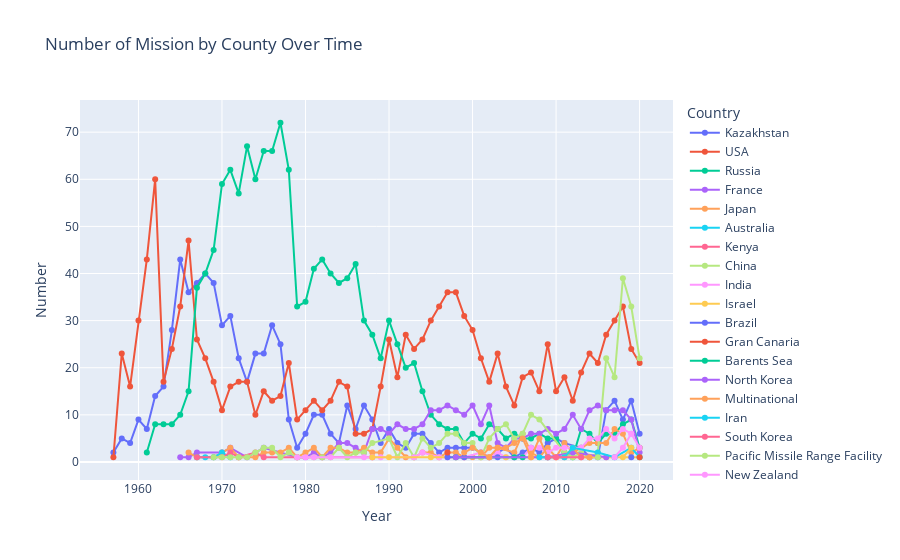

This figure's notebook cell:
### Markdown cell above
Number of Mission by County Over Time

### Code cell
missions_over_time = missions_cost_by_year.groupby(['Year', 'Country'], as_index=False).sum()


l_plot = px.line(missions_over_time, x="Year", y="Number", color='Country', markers=True,
                 title='Number of Mission by County Over Time')
l_plot.update_traces(textposition="bottom right")
l_plot.show()

### Figure 1 — Plotly figure (JSON) as saved in the notebook; plotly's stock layout.template omitted (floating-point values rounded to 4 significant figures)
{"data": [{"hovertemplate": "Country=Kazakhstan<br>Year=%{x}<br>Number=%{y}<extra></extra>", "legendgroup": "Kazakhstan", "line": {"color": "#636efa", "dash": "solid"}, "marker": {"symbol": "circle"}, "mode": "lines+markers", "name": "Kazakhstan", "orientation": "v", "showlegend": true, "textposition": "bottom right", "type": "scatter", "x": [1957, 1958, 1959, 1960, 1961, 1962, 1963, 1964, 1965, 1966, 1967, 1968, 1969, 1970, 1971, 1972, 1973, 1974, 1975, 1976, 1977, 1978, 1979, 1980, 1981, 1982, 1983, 1984, 1985, 1986, 1987, 1988, 1989, 1990, 1991, 1992, 1993, 1994, 1995, 1996, 1997, 1998, 1999, 2000, 2001, 2002, 2003, 2004, 2005, 2006, 2007, 2008, 2009, 2010, 2011, 2013, 2014, 2015, 2016, 2017, 2018, 2019, 2020], "xaxis": "x", "y": [2, 5, 4, 9, 7, 14, 16, 28, 43, 36, 38, 40, 38, 29, 31, 22, 17, 23, 23, 29, 25, 9, 3, 6, 10, 10, 6, 4, 12, 7, 12, 9, 4, 7, 4, 3, 6, 6, 4, 2, 3, 3, 3, 3, 2, 1, 2, 3, 1, 2, 3, 2, 4, 5, 4, 3, 1, 1, 11, 13, 9, 13, 6], "yaxis": "y"}, {"hovertemplate": "Country=USA<br>Year=%{x}<br>Number=%{y}<extra></extra>", "legendgroup": "USA", "line": {"color": "#EF553B", "dash": "solid"}, "marker": {"symbol": "circle"}, "mode": "lines+markers", "name": "USA", "orientation": "v", "showlegend": true, "textposition": "bottom right", "type": "scatter", "x": [1957, 1958, 1959, 1960, 1961, 1962, 1963, 1964, 1965, 1966, 1967, 1968, 1969, 1970, 1971, 1972, 1973, 1974, 1975, 1976, 1977, 1978, 1979, 1980, 1981, 1982, 1983, 1984, 1985, 1986, 1987, 1988, 1989, 1990, 1991, 1992, 1993, 1994, 1995, 1996, 1997, 1998, 1999, 2000, 2001, 2002, 2003, 2004, 2005, 2006, 2007, 2008, 2009, 2010, 2011, 2012, 2013, 2014, 2015, 2016, 2017, 2018, 2019, 2020], "xaxis": "x", "y": [1, 23, 16, 30, 43, 60, 17, 24, 33, 47, 26, 22, 17, 11, 16, 17, 17, 10, 15, 13, 14, 21, 9, 11, 13, 11, 13, 17, 16, 6, 6, 7, 16, 26, 18, 27, 24, 26, 30, 33, 36, 36, 31, 28, 22, 17, 23, 16, 12, 18, 19, 15, 25, 15, 18, 13, 19, 23, 21, 27, 30, 33, 24, 21], "yaxis": "y"}, {"hovertemplate": "Country=Russia<br>Year=%{x}<br>Number=%{y}<extra></extra>", "legendgroup": "Russia", "line": {"color": "#00cc96", "dash": "solid"}, "marker": {"symbol": "circle"}, "mode": "lines+markers", "name": "Russia", "orientation": "v", "showlegend": true, "textposition": "bottom right", "type": "scatter", "x": [1961, 1962, 1963, 1964, 1965, 1966, 1967, 1968, 1969, 1970, 1971, 1972, 1973, 1974, 1975, 1976, 1977, 1978, 1979, 1980, 1981, 1982, 1983, 1984, 1985, 1986, 1987, 1988, 1989, 1990, 1991, 1992, 1993, 1994, 1995, 1996, 1997, 1998, 1999, 2000, 2001, 2002, 2003, 2004, 2005, 2006, 2007, 2008, 2009, 2010, 2011, 2012, 2013, 2014, 2015, 2016, 2017, 2018, 2019, 2020], "xaxis": "x", "y": [2, 8, 8, 8, 10, 15, 37, 40, 45, 59, 62, 57, 67, 60, 66, 66, 72, 62, 33, 34, 41, 43, 40, 38, 39, 42, 30, 27, 22, 30, 25, 20, 21, 15, 10, 8, 7, 7, 4, 6, 5, 8, 7, 5, 6, 5, 5, 6, 5, 5, 2, 1, 7, 6, 4, 6, 6, 8, 9, 3], "yaxis": "y"}, {"hovertemplate": "Country=France<br>Year=%{x}<br>Number=%{y}<extra></extra>", "legendgroup": "France", "line": {"color": "#ab63fa", "dash": "solid"}, "marker": {"symbol": "circle"}, "mode": "lines+markers", "name": "France", "orientation": "v", "showlegend": true, "textposition": "bottom right", "type": "scatter", "x": [1965, 1966, 1967, 1970, 1971, 1973, 1975, 1979, 1980, 1981, 1982, 1983, 1984, 1985, 1986, 1987, 1988, 1989, 1990, 1991, 1992, 1993, 1994, 1995, 1996, 1997, 1998, 1999, 2000, 2001, 2002, 2003, 2004, 2005, 2006, 2007, 2008, 2009, 2010, 2011, 2012, 2013, 2014, 2015, 2016, 2017, 2018, 2019, 2020], "xaxis": "x", "y": [1, 1, 2, 2, 3, 1, 3, 1, 1, 2, 1, 2, 4, 4, 3, 2, 7, 7, 6, 8, 7, 7, 8, 11, 11, 12, 11, 10, 12, 8, 12, 4, 3, 5, 5, 6, 6, 7, 6, 7, 10, 7, 11, 12, 11, 11, 11, 9, 2], "yaxis": "y"}, {"hovertemplate": "Country=Japan<br>Year=%{x}<br>Number=%{y}<extra></extra>", "legendgroup": "Japan", "line": {"color": "#FFA15A", "dash": "solid"}, "marker": {"symbol": "circle"}, "mode": "lines+markers", "name": "Japan", "orientation": "v", "showlegend": true, "textposition": "bottom right", "type": "scatter", "x": [1966, 1967, 1969, 1970, 1971, 1972, 1974, 1975, 1976, 1977, 1978, 1979, 1980, 1981, 1982, 1983, 1984, 1985, 1986, 1987, 1988, 1989, 1990, 1991, 1992, 1993, 1994, 1995, 1996, 1997, 1998, 1999, 2000, 2001, 2002, 2003, 2005, 2006, 2007, 2008, 2009, 2010, 2011, 2012, 2013, 2014, 2015, 2016, 2017, 2018, 2019, 2020], "xaxis": "x", "y": [2, 1, 1, 2, 3, 1, 1, 2, 2, 2, 3, 1, 2, 3, 1, 3, 3, 2, 2, 3, 2, 2, 5, 3, 1, 1, 2, 2, 1, 2, 2, 1, 1, 1, 3, 3, 2, 6, 2, 1, 3, 1, 4, 2, 3, 4, 4, 4, 7, 6, 2, 3], "yaxis": "y"}, {"hovertemplate": "Country=Australia<br>Year=%{x}<br>Number=%{y}<extra></extra>", "legendgroup": "Australia", "line": {"color": "#19d3f3", "dash": "solid"}, "marker": {"symbol": "circle"}, "mode": "lines+markers", "name": "Australia", "orientation": "v", "showlegend": true, "textposition": "bottom right", "type": "scatter", "x": [1967, 1968, 1969, 1970, 1971], "xaxis": "x", "y": [1, 1, 1, 2, 1], "yaxis": "y"}, {"hovertemplate": "Country=Kenya<br>Year=%{x}<br>Number=%{y}<extra></extra>", "legendgroup": "Kenya", "line": {"color": "#FF6692", "dash": "solid"}, "marker": {"symbol": "circle"}, "mode": "lines+markers", "name": "Kenya", "orientation": "v", "showlegend": true, "textposition": "bottom right", "type": "scatter", "x": [1967, 1970, 1971, 1972, 1974, 1975, 1988], "xaxis": "x", "y": [1, 1, 2, 1, 2, 1, 1], "yaxis": "y"}, {"hovertemplate": "Country=China<br>Year=%{x}<br>Number=%{y}<extra></extra>", "legendgroup": "China", "line": {"color": "#B6E880", "dash": "solid"}, "marker": {"symbol": "circle"}, "mode": "lines+markers", "name": "China", "orientation": "v", "showlegend": true, "textposition": "bottom right", "type": "scatter", "x": [1969, 1970, 1971, 1972, 1973, 1974, 1975, 1976, 1977, 1978, 1979, 1981, 1982, 1983, 1984, 1985, 1986, 1987, 1988, 1990, 1991, 1992, 1993, 1994, 1995, 1996, 1997, 1998, 1999, 2000, 2001, 2002, 2003, 2004, 2005, 2006, 2007, 2008, 2011, 2012, 2013, 2014, 2015, 2016, 2017, 2018, 2019, 2020], "xaxis": "x", "y": [1, 1, 1, 1, 1, 2, 3, 3, 1, 2, 1, 1, 1, 1, 3, 1, 2, 2, 4, 5, 1, 4, 1, 5, 3, 4, 6, 6, 4, 4, 1, 5, 7, 8, 5, 6, 10, 9, 2, 1, 2, 1, 2, 22, 18, 39, 33, 22], "yaxis": "y"}, {"hovertemplate": "Country=India<br>Year=%{x}<br>Number=%{y}<extra></extra>", "legendgroup": "India", "line": {"color": "#FF97FF", "dash": "solid"}, "marker": {"symbol": "circle"}, "mode": "lines+markers", "name": "India", "orientation": "v", "showlegend": true, "textposition": "bottom right", "type": "scatter", "x": [1979, 1980, 1981, 1983, 1987, 1988, 1989, 1993, 1994, 1996, 1997, 1999, 2001, 2002, 2003, 2004, 2005, 2006, 2007, 2008, 2009, 2010, 2011, 2012, 2013, 2014, 2015, 2016, 2017, 2018, 2019], "xaxis": "x", "y": [1, 1, 1, 1, 1, 1, 1, 1, 2, 1, 1, 1, 2, 1, 2, 1, 1, 1, 3, 3, 2, 3, 3, 3, 3, 5, 5, 7, 5, 7, 6], "yaxis": "y"}, {"hovertemplate": "Country=Israel<br>Year=%{x}<br>Number=%{y}<extra></extra>", "legendgroup": "Israel", "line": {"color": "#FECB52", "dash": "solid"}, "marker": {"symbol": "circle"}, "mode": "lines+markers", "name": "Israel", "orientation": "v", "showlegend": true, "textposition": "bottom right", "type": "scatter", "x": [1988, 1990, 1995, 1998, 2002, 2004, 2007, 2010, 2014, 2016, 2020], "xaxis": "x", "y": [1, 1, 1, 1, 1, 1, 1, 1, 1, 1, 1], "yaxis": "y"}, {"hovertemplate": "Country=Brazil<br>Year=%{x}<br>Number=%{y}<extra></extra>", "legendgroup": "Brazil", "line": {"color": "#636efa", "dash": "solid"}, "marker": {"symbol": "circle"}, "mode": "lines+markers", "name": "Brazil", "orientation": "v", "showlegend": true, "textposition": "bottom right", "type": "scatter", "x": [1997, 1999, 2003], "xaxis": "x", "y": [1, 1, 1], "yaxis": "y"}, {"hovertemplate": "Country=Gran Canaria<br>Year=%{x}<br>Number=%{y}<extra></extra>", "legendgroup": "Gran Canaria", "line": {"color": "#EF553B", "dash": "solid"}, "marker": {"symbol": "circle"}, "mode": "lines+markers", "name": "Gran Canaria", "orientation": "v", "showlegend": true, "textposition": "bottom right", "type": "scatter", "x": [1997], "xaxis": "x", "y": [2], "yaxis": "y"}, {"hovertemplate": "Country=Barents Sea<br>Year=%{x}<br>Number=%{y}<extra></extra>", "legendgroup": "Barents Sea", "line": {"color": "#00cc96", "dash": "solid"}, "marker": {"symbol": "circle"}, "mode": "lines+markers", "name": "Barents Sea", "orientation": "v", "showlegend": true, "textposition": "bottom right", "type": "scatter", "x": [1998, 2005, 2006], "xaxis": "x", "y": [1, 1, 1], "yaxis": "y"}, {"hovertemplate": "Country=North Korea<br>Year=%{x}<br>Number=%{y}<extra></extra>", "legendgroup": "North Korea", "line": {"color": "#ab63fa", "dash": "solid"}, "marker": {"symbol": "circle"}, "mode": "lines+markers", "name": "North Korea", "orientation": "v", "showlegend": true, "textposition": "bottom right", "type": "scatter", "x": [1998, 2009, 2012, 2016], "xaxis": "x", "y": [1, 1, 2, 1], "yaxis": "y"}, {"hovertemplate": "Country=Multinational<br>Year=%{x}<br>Number=%{y}<extra></extra>", "legendgroup": "Multinational", "line": {"color": "#FFA15A", "dash": "solid"}, "marker": {"symbol": "circle"}, "mode": "lines+markers", "name": "Multinational", "orientation": "v", "showlegend": true, "textposition": "bottom right", "type": "scatter", "x": [1999, 2000, 2001, 2002, 2003, 2004, 2005, 2006, 2007, 2008, 2009, 2011, 2012, 2013, 2014], "xaxis": "x", "y": [2, 3, 2, 1, 3, 3, 4, 5, 1, 5, 1, 1, 3, 1, 1], "yaxis": "y"}, {"hovertemplate": "Country=Iran<br>Year=%{x}<br>Number=%{y}<extra></extra>", "legendgroup": "Iran", "line": {"color": "#19d3f3", "dash": "solid"}, "marker": {"symbol": "circle"}, "mode": "lines+markers", "name": "Iran", "orientation": "v", "showlegend": true, "textposition": "bottom right", "type": "scatter", "x": [2008, 2009, 2011, 2012, 2015, 2017, 2019, 2020], "xaxis": "x", "y": [1, 1, 1, 3, 2, 1, 3, 1], "yaxis": "y"}, {"hovertemplate": "Country=South Korea<br>Year=%{x}<br>Number=%{y}<extra></extra>", "legendgroup": "South Korea", "line": {"color": "#FF6692", "dash": "solid"}, "marker": {"symbol": "circle"}, "mode": "lines+markers", "name": "South Korea", "orientation": "v", "showlegend": true, "textposition": "bottom right", "type": "scatter", "x": [2009, 2010, 2013], "xaxis": "x", "y": [1, 1, 1], "yaxis": "y"}, {"hovertemplate": "Country=Pacific Missile Range Facility<br>Year=%{x}<br>Number=%{y}<extra></extra>", "legendgroup": "Pacific Missile Range Facility", "line": {"color": "#B6E880", "dash": "solid"}, "marker": {"symbol": "circle"}, "mode": "lines+markers", "name": "Pacific Missile Range Facility", "orientation": "v", "showlegend": true, "textposition": "bottom right", "type": "scatter", "x": [2015], "xaxis": "x", "y": [1], "yaxis": "y"}, {"hovertemplate": "Country=New Zealand<br>Year=%{x}<br>Number=%{y}<extra></extra>", "legendgroup": "New Zealand", "line": {"color": "#FF97FF", "dash": "solid"}, "marker": {"symbol": "circle"}, "mode": "lines+markers", "name": "New Zealand", "orientation": "v", "showlegend": true, "textposition": "bottom right", "type": "scatter", "x": [2017, 2018, 2019, 2020], "xaxis": "x", "y": [1, 3, 6, 3], "yaxis": "y"}, {"hovertemplate": "Country=New Mexico<br>Year=%{x}<br>Number=%{y}<extra></extra>", "legendgroup": "New Mexico", "line": {"color": "#FECB52", "dash": "solid"}, "marker": {"symbol": "circle"}, "mode": "lines+markers", "name": "New Mexico", "orientation": "v", "showlegend": true, "textposition": "bottom right", "type": "scatter", "x": [2018, 2019], "xaxis": "x", "y": [1, 3], "yaxis": "y"}, {"hovertemplate": "Country=Yellow Sea<br>Year=%{x}<br>Number=%{y}<extra></extra>", "legendgroup": "Yellow Sea", "line": {"color": "#636efa", "dash": "solid"}, "marker": {"symbol": "circle"}, "mode": "lines+markers", "name": "Yellow Sea", "orientation": "v", "showlegend": true, "textposition": "bottom right", "type": "scatter", "x": [2019], "xaxis": "x", "y": [1], "yaxis": "y"}, {"hovertemplate": "Country=Shahrud Missile Test Site<br>Year=%{x}<br>Number=%{y}<extra></extra>", "legendgroup": "Shahrud Missile Test Site", "line": {"color": "#EF553B", "dash": "solid"}, "marker": {"symbol": "circle"}, "mode": "lines+markers", "name": "Shahrud Missile Test Site", "orientation": "v", "showlegend": true, "textposition": "bottom right", "type": "scatter", "x": [2020], "xaxis": "x", "y": [1], "yaxis": "y"}], "layout": {"legend": {"title": {"text": "Country"}, "tracegroupgap": 0}, "title": {"text": "Number of Mission by County Over Time"}, "xaxis": {"anchor": "y", "domain": [0, 1], "title": {"text": "Year"}}, "yaxis": {"anchor": "x", "domain": [0, 1], "title": {"text": "Number"}}}}
